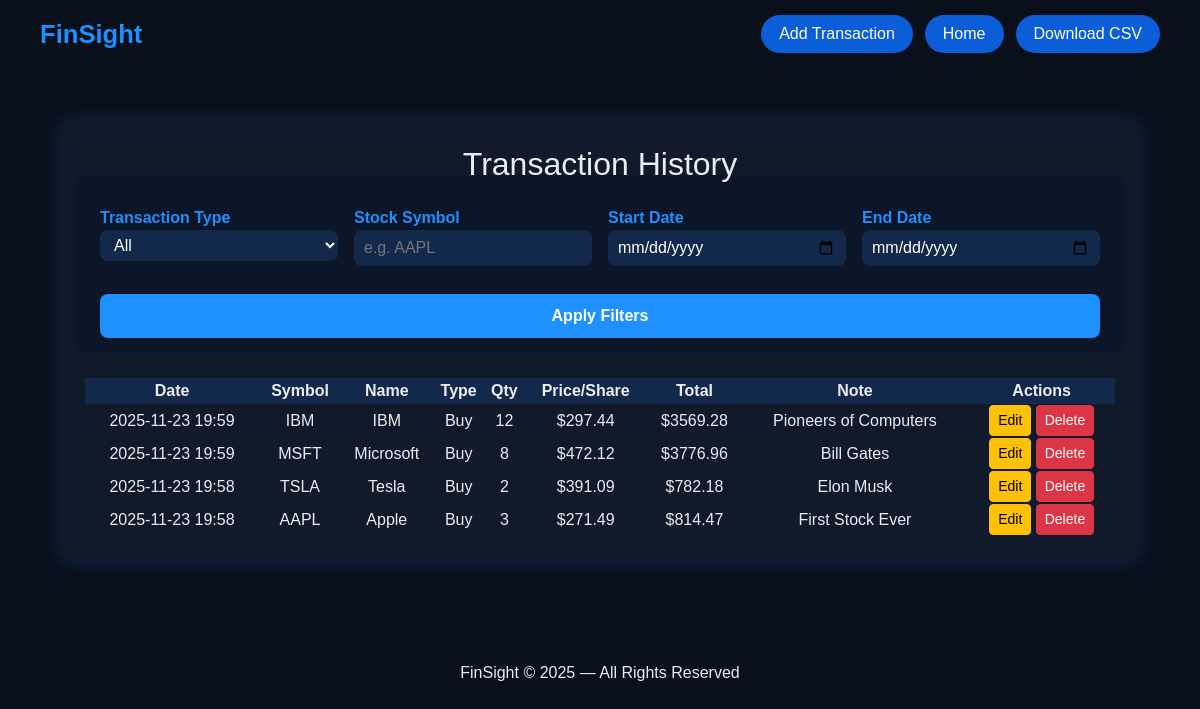
The page /transactions/view/ (signed in) on the database as committed earlier.
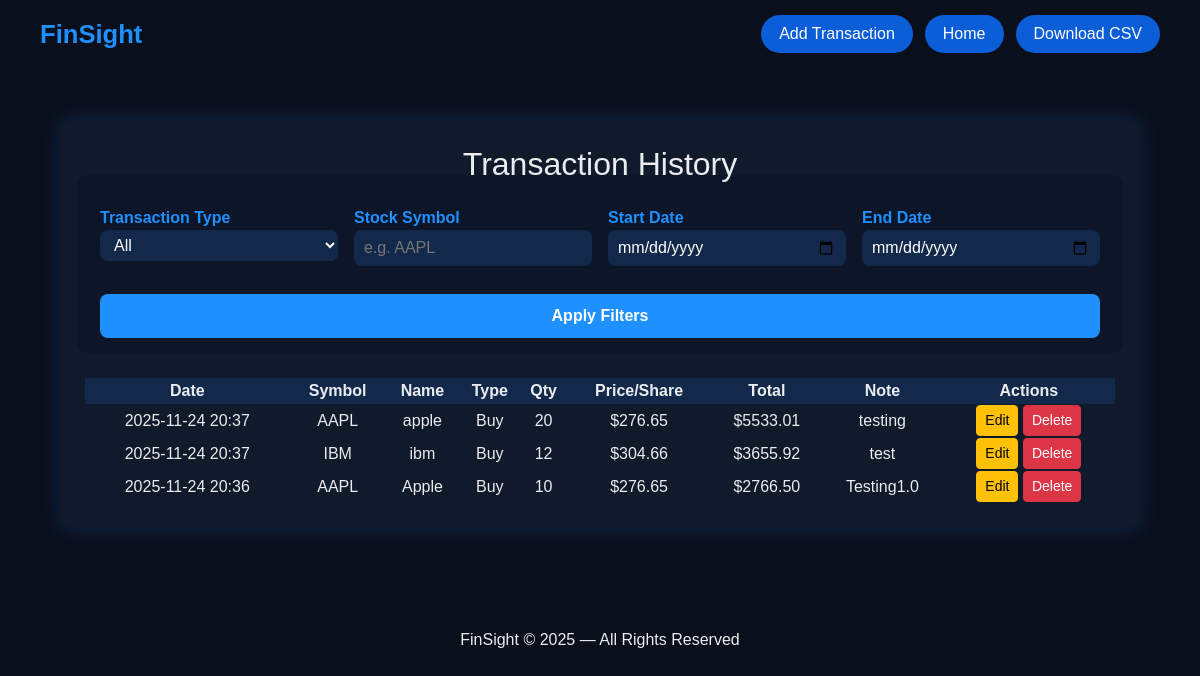
The same page on the database as committed later.
### FinSight/models.py (models this page shows, shortened)
class Transaction(models.Model):
    TRANSACTION_CHOICES = [
        ('Buy', 'Buy'),
        ('Sell', 'Sell'),
    ]
    portfolio = models.ForeignKey(Portfolio, on_delete=models.CASCADE)
    stockSymbol = models.CharField(max_length=10)
    stockName = models.CharField(max_length=100)
    transactionType = models.CharField(max_length=10, choices=TRANSACTION_CHOICES)
    quantity = models.IntegerField()
    pricePerShare = models.DecimalField(max_digits=12, decimal_places=2)
    totalPrice = models.DecimalField(max_digits=12, decimal_places=2)
    note = models.TextField(blank=True, null=True)
    date = models.DateTimeField(auto_now_add=True)

### FinSight/views.py (the view)
# urls.py: path('transactions/view/', views.viewTransactions, name='viewTransactions'),
@login_required
def viewTransactions(request):
    portfolio = get_object_or_404(Portfolio, user=request.user)
    transactions = Transaction.objects.filter(portfolio=portfolio).order_by('-date')
    transaction_type = request.GET.get('type')
    stock_symbol = request.GET.get('symbol')
    start_date = request.GET.get('start')
    end_date = request.GET.get('end')
    if transaction_type and transaction_type != "All":
        transactions = transactions.filter(transactionType=transaction_type)
    if stock_symbol:
        transactions = transactions.filter(stockSymbol__icontains=stock_symbol)
    if start_date:
        transactions = transactions.filter(date__date__gte=start_date)
    if end_date:
        transactions = transactions.filter(date__date__lte=end_date)
    context = {
        'transactions': transactions,
        'selected_type': transaction_type or "All",
        'symbol': stock_symbol or "",
        'start_date': start_date or "",
        'end_date': end_date or "",
    }
    return render(request, 'viewTransactions.html', context)

### FinSight/templates/viewTransactions.html (shortened to what this page needs)
<!DOCTYPE html>
<html lang="en">
<head>
    <link href="https://cdn.jsdelivr.net/npm/bootstrap@5.3.3/dist/css/bootstrap.min.css" rel="stylesheet">
</head>
<body>
<nav>
    <div class="brand">FinSight</div>
    <div class="nav-links">
        <a href="{% url 'addTransaction' %}" class="btn-custom">Add Transaction</a>
        <a href="{% url 'home' %}" class="btn-custom">Home</a>
        <a href="{% url 'downloadTransactionsCSV' %}?type={{ selected_type }}&symbol={{ symbol }}&start={{ start_date }}&end={{ end_date }}" class="btn-download">Download CSV</a>
    </div>
</nav>
<div class="container">
    <h2>Transaction History</h2>
    <form method="get" class="filter-box row g-3">
        <div class="col-md-3">
            <label>Transaction Type</label>
            <select name="type">
                <option value="All" {% if selected_type == "All" %}selected{% endif %}>All</option>
            </select>
        </div>
        <div class="col-md-3">
            <label>Stock Symbol</label>
            <input type="text" name="symbol" value="{{ symbol }}" placeholder="e.g. AAPL">
        </div>
        <div class="col-md-3">
            <label>Start Date</label>
            <input type="date" name="start" value="{{ start_date }}">
        </div>
        <div class="col-md-3">
            <label>End Date</label>
            <input type="date" name="end" value="{{ end_date }}">
        </div>
        <div class="col-md-12">
            <button type="submit" class="filter-btn">Apply Filters</button>
        </div>
    </form>
    <table>
        <thead>
            <tr>
                <th>Date</th>
                <th>Symbol</th>
                <th>Name</th>
                <th>Type</th>
                <th>Qty</th>
                <th>Price/Share</th>
                <th>Total</th>
                <th>Note</th>
                <th>Actions</th>
            </tr>
        </thead>
        <tbody>
            {% for t in transactions %}
            <tr>
                <td>{{ t.date|date:"Y-m-d H:i" }}</td>
                <td>{{ t.stockSymbol }}</td>
                <td>{{ t.stockName }}</td>
                <td>{{ t.transactionType }}</td>
                <td>{{ t.quantity }}</td>
                <td>${{ t.pricePerShare }}</td>
                <td>${{ t.totalPrice }}</td>
                <td>{{ t.note }}</td>
                <td>
                    <a href="{% url 'updateTransaction' t.id %}" class="btn btn-warning btn-sm">Edit</a>
                    <a href="{% url 'deleteTransaction' t.id %}" class="btn btn-danger btn-sm">Delete</a>
                </td>
            </tr>
            {% empty %}
            <tr><td colspan="9">No transactions found.</td></tr>
            {% endfor %}
        </tbody>
    </table>
</div>
<footer>
    FinSight © 2025 — All Rights Reserved
</footer>
</body>
</html>

### FinSight/templates/viewTransactions.html (style rules this page uses)
body { margin: 0; font-family: Arial, sans-serif; background-color: #0a0f1c; color: #eaecef; text-align: center; }
nav { background: transparent; position: fixed; width: 100%; top: 0; padding: 15px 40px; display: flex; justify-content: space-between; align-items: center; z-index: 1000; }
.brand { color: #1e90ff; font-weight: bold; font-size: 1.6rem; }
.nav-links { display: flex; align-items: center; gap: 12px; }
.btn-custom, .btn-download { background-color: #0b5ed7; color: white; border-radius: 20px; padding: 7px 18px; font-weight: 500; transition: .3s; text-decoration: none; }
.container { width: 90%; max-width: 1100px; margin: 120px auto 100px auto; background: #101a2b; padding: 25px; border-radius: 12px; box-shadow: 0 0 20px rgba(30,144,255,0.2); }
.filter-box { background: #0d1528; padding: 15px; border-radius: 10px; margin-bottom: 25px; text-align: left; }
label { color: #1e90ff; font-weight: 600; }
input, select { background: #13294b; border: none; color: white; border-radius: 8px; padding: 6px 10px; width: 100%; }
.filter-btn { background: #1e90ff; border: none; color: white; border-radius: 8px; padding: 10px 20px; font-weight: bold; width: 100%; margin-top: 12px; }
table { width: 100%; }
th { background-color: #13294b; }
tbody tr:nth-child(even) td { background-color: #101a2b; }

Rows that differ between the two databases and show on the page:
removed Transaction: date "2025-11-23 19:59", stockSymbol "IBM", stockName "IBM", transactionType "Buy", quantity "12", pricePerShare "297.44", totalPrice "3569.28", note "Pioneers of Computers"
removed Transaction: date "2025-11-23 19:59", stockSymbol "MSFT", stockName "Microsoft", transactionType "Buy", quantity "8", pricePerShare "472.12", totalPrice "3776.96", note "Bill Gates"
removed Transaction: date "2025-11-23 19:58", stockSymbol "TSLA", stockName "Tesla", transactionType "Buy", quantity "2", pricePerShare "391.09", totalPrice "782.18", note "Elon Musk"
removed Transaction: date "2025-11-23 19:58", stockSymbol "AAPL", stockName "Apple", transactionType "Buy", quantity "3", pricePerShare "271.49", totalPrice "814.47", note "First Stock Ever"
added Transaction: date "2025-11-24 20:37", stockSymbol "AAPL", stockName "apple", transactionType "Buy", quantity "20", pricePerShare "276.65", totalPrice "5533.01", note "testing"
added Transaction: date "2025-11-24 20:37", stockSymbol "IBM", stockName "ibm", transactionType "Buy", quantity "12", pricePerShare "304.66", totalPrice "3655.92", note "test"
added Transaction: date "2025-11-24 20:36", stockSymbol "AAPL", stockName "Apple", transactionType "Buy", quantity "10", pricePerShare "276.65", totalPrice "2766.50", note "Testing1.0"
